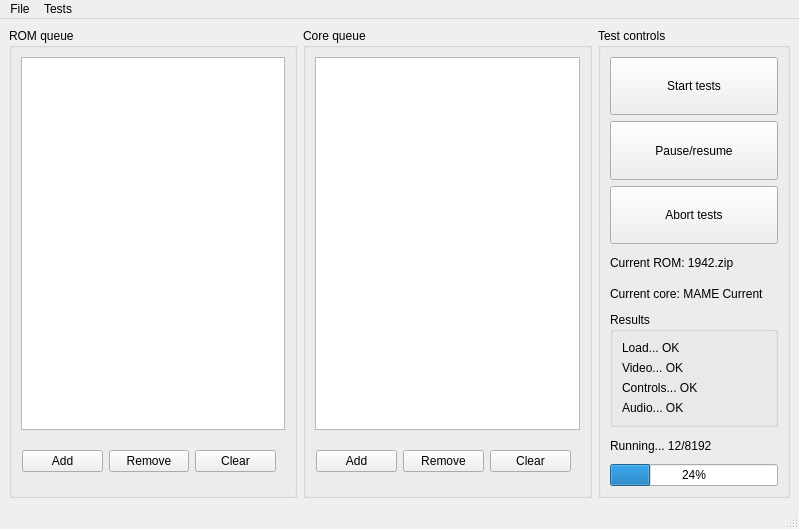
<?xml version="1.0" encoding="UTF-8"?>
<ui version="4.0">
 <class>MainWindow</class>
 <widget class="QMainWindow" name="MainWindow">
  <property name="geometry">
   <rect>
    <x>0</x>
    <y>0</y>
    <width>799</width>
    <height>529</height>
   </rect>
  </property>
  <property name="windowTitle">
   <string>Automatic ROM-Core testing tool</string>
  </property>
  <widget class="QWidget" name="centralwidget">
   <layout class="QHBoxLayout" name="horizontalLayout">
    <item>
     <widget class="QGroupBox" name="groupRoms">
      <property name="sizePolicy">
       <sizepolicy hsizetype="Expanding" vsizetype="Expanding">
        <horstretch>3</horstretch>
        <verstretch>1</verstretch>
       </sizepolicy>
      </property>
      <property name="title">
       <string>ROM queue</string>
      </property>
      <layout class="QVBoxLayout" name="verticalLayout_3">
       <item>
        <widget class="QListWidget" name="listRoms">
         <property name="frameShadow">
          <enum>QFrame::Sunken</enum>
         </property>
         <property name="horizontalScrollBarPolicy">
          <enum>Qt::ScrollBarAlwaysOff</enum>
         </property>
         <property name="editTriggers">
          <set>QAbstractItemView::NoEditTriggers</set>
         </property>
         <property name="dragEnabled">
          <bool>true</bool>
         </property>
         <property name="dragDropMode">
          <enum>QAbstractItemView::DropOnly</enum>
         </property>
         <property name="defaultDropAction">
          <enum>Qt::MoveAction</enum>
         </property>
         <property name="alternatingRowColors">
          <bool>true</bool>
         </property>
         <property name="selectionMode">
          <enum>QAbstractItemView::MultiSelection</enum>
         </property>
         <property name="selectionBehavior">
          <enum>QAbstractItemView::SelectRows</enum>
         </property>
         <property name="movement">
          <enum>QListView::Static</enum>
         </property>
        </widget>
       </item>
       <item>
        <widget class="QFrame" name="romButtonContainer">
         <property name="sizePolicy">
          <sizepolicy hsizetype="Expanding" vsizetype="Fixed">
           <horstretch>1</horstretch>
           <verstretch>0</verstretch>
          </sizepolicy>
         </property>
         <property name="minimumSize">
          <size>
           <width>0</width>
           <height>50</height>
          </size>
         </property>
         <property name="maximumSize">
          <size>
           <width>16777215</width>
           <height>50</height>
          </size>
         </property>
         <layout class="QHBoxLayout" name="romButtonsLayout" stretch="1,0,0">
          <property name="leftMargin">
           <number>1</number>
          </property>
          <item>
           <widget class="QPushButton" name="buttonAddRom">
            <property name="sizePolicy">
             <sizepolicy hsizetype="Expanding" vsizetype="Fixed">
              <horstretch>1</horstretch>
              <verstretch>0</verstretch>
             </sizepolicy>
            </property>
            <property name="text">
             <string>Add</string>
            </property>
           </widget>
          </item>
          <item>
           <widget class="QPushButton" name="buttonRemoveRom">
            <property name="sizePolicy">
             <sizepolicy hsizetype="Expanding" vsizetype="Fixed">
              <horstretch>1</horstretch>
              <verstretch>0</verstretch>
             </sizepolicy>
            </property>
            <property name="text">
             <string>Remove</string>
            </property>
           </widget>
          </item>
          <item>
           <widget class="QPushButton" name="buttonClearRom">
            <property name="sizePolicy">
             <sizepolicy hsizetype="Expanding" vsizetype="Fixed">
              <horstretch>1</horstretch>
              <verstretch>0</verstretch>
             </sizepolicy>
            </property>
            <property name="text">
             <string>Clear</string>
            </property>
           </widget>
          </item>
         </layout>
        </widget>
       </item>
      </layout>
     </widget>
    </item>
    <item>
     <widget class="QGroupBox" name="groupCores">
      <property name="sizePolicy">
       <sizepolicy hsizetype="Expanding" vsizetype="Expanding">
        <horstretch>3</horstretch>
        <verstretch>1</verstretch>
       </sizepolicy>
      </property>
      <property name="title">
       <string>Core queue</string>
      </property>
      <layout class="QVBoxLayout" name="verticalLayout_4">
       <item>
        <widget class="QListWidget" name="listCores">
         <property name="frameShadow">
          <enum>QFrame::Sunken</enum>
         </property>
         <property name="horizontalScrollBarPolicy">
          <enum>Qt::ScrollBarAlwaysOff</enum>
         </property>
         <property name="editTriggers">
          <set>QAbstractItemView::NoEditTriggers</set>
         </property>
         <property name="dragEnabled">
          <bool>true</bool>
         </property>
         <property name="dragDropMode">
          <enum>QAbstractItemView::DropOnly</enum>
         </property>
         <property name="defaultDropAction">
          <enum>Qt::MoveAction</enum>
         </property>
         <property name="alternatingRowColors">
          <bool>true</bool>
         </property>
         <property name="selectionMode">
          <enum>QAbstractItemView::MultiSelection</enum>
         </property>
         <property name="selectionBehavior">
          <enum>QAbstractItemView::SelectRows</enum>
         </property>
         <property name="movement">
          <enum>QListView::Static</enum>
         </property>
        </widget>
       </item>
       <item>
        <widget class="QFrame" name="coreButtonContainer">
         <property name="sizePolicy">
          <sizepolicy hsizetype="Expanding" vsizetype="Fixed">
           <horstretch>1</horstretch>
           <verstretch>0</verstretch>
          </sizepolicy>
         </property>
         <property name="minimumSize">
          <size>
           <width>0</width>
           <height>50</height>
          </size>
         </property>
         <property name="maximumSize">
          <size>
           <width>16777215</width>
           <height>50</height>
          </size>
         </property>
         <layout class="QHBoxLayout" name="romButtonsLayout_2" stretch="1,0,0">
          <property name="leftMargin">
           <number>1</number>
          </property>
          <item>
           <widget class="QPushButton" name="buttonAddCore">
            <property name="sizePolicy">
             <sizepolicy hsizetype="Expanding" vsizetype="Fixed">
              <horstretch>1</horstretch>
              <verstretch>0</verstretch>
             </sizepolicy>
            </property>
            <property name="text">
             <string>Add</string>
            </property>
           </widget>
          </item>
          <item>
           <widget class="QPushButton" name="buttonRemoveCore">
            <property name="sizePolicy">
             <sizepolicy hsizetype="Expanding" vsizetype="Fixed">
              <horstretch>1</horstretch>
              <verstretch>0</verstretch>
             </sizepolicy>
            </property>
            <property name="text">
             <string>Remove</string>
            </property>
           </widget>
          </item>
          <item>
           <widget class="QPushButton" name="buttonClearCore">
            <property name="sizePolicy">
             <sizepolicy hsizetype="Expanding" vsizetype="Fixed">
              <horstretch>1</horstretch>
              <verstretch>0</verstretch>
             </sizepolicy>
            </property>
            <property name="text">
             <string>Clear</string>
            </property>
           </widget>
          </item>
         </layout>
        </widget>
       </item>
      </layout>
     </widget>
    </item>
    <item>
     <widget class="QGroupBox" name="groupBox">
      <property name="enabled">
       <bool>true</bool>
      </property>
      <property name="sizePolicy">
       <sizepolicy hsizetype="Maximum" vsizetype="Preferred">
        <horstretch>2</horstretch>
        <verstretch>0</verstretch>
       </sizepolicy>
      </property>
      <property name="minimumSize">
       <size>
        <width>50</width>
        <height>0</height>
       </size>
      </property>
      <property name="maximumSize">
       <size>
        <width>200</width>
        <height>16777215</height>
       </size>
      </property>
      <property name="title">
       <string>Test controls</string>
      </property>
      <layout class="QVBoxLayout" name="verticalLayout_2">
       <item>
        <widget class="QPushButton" name="buttonStartTests">
         <property name="sizePolicy">
          <sizepolicy hsizetype="Minimum" vsizetype="Expanding">
           <horstretch>0</horstretch>
           <verstretch>0</verstretch>
          </sizepolicy>
         </property>
         <property name="text">
          <string>Start tests</string>
         </property>
        </widget>
       </item>
       <item>
        <widget class="QPushButton" name="buttonPauseResume">
         <property name="sizePolicy">
          <sizepolicy hsizetype="Minimum" vsizetype="Expanding">
           <horstretch>0</horstretch>
           <verstretch>0</verstretch>
          </sizepolicy>
         </property>
         <property name="text">
          <string>Pause/resume</string>
         </property>
        </widget>
       </item>
       <item>
        <widget class="QPushButton" name="buttonAbortTests">
         <property name="sizePolicy">
          <sizepolicy hsizetype="Minimum" vsizetype="Expanding">
           <horstretch>0</horstretch>
           <verstretch>0</verstretch>
          </sizepolicy>
         </property>
         <property name="text">
          <string>Abort tests</string>
         </property>
        </widget>
       </item>
       <item>
        <widget class="QLabel" name="labelStatusRom">
         <property name="sizePolicy">
          <sizepolicy hsizetype="Preferred" vsizetype="Fixed">
           <horstretch>0</horstretch>
           <verstretch>0</verstretch>
          </sizepolicy>
         </property>
         <property name="minimumSize">
          <size>
           <width>0</width>
           <height>25</height>
          </size>
         </property>
         <property name="maximumSize">
          <size>
           <width>16777215</width>
           <height>25</height>
          </size>
         </property>
         <property name="text">
          <string>Current ROM: 1942.zip</string>
         </property>
        </widget>
       </item>
       <item>
        <widget class="QLabel" name="labelStatusCore">
         <property name="sizePolicy">
          <sizepolicy hsizetype="Preferred" vsizetype="Fixed">
           <horstretch>0</horstretch>
           <verstretch>0</verstretch>
          </sizepolicy>
         </property>
         <property name="minimumSize">
          <size>
           <width>0</width>
           <height>25</height>
          </size>
         </property>
         <property name="maximumSize">
          <size>
           <width>16777215</width>
           <height>25</height>
          </size>
         </property>
         <property name="text">
          <string>Current core: MAME Current</string>
         </property>
        </widget>
       </item>
       <item>
        <widget class="QGroupBox" name="boxResults">
         <property name="title">
          <string>Results</string>
         </property>
         <layout class="QVBoxLayout" name="verticalLayout">
          <item>
           <widget class="QLabel" name="labelTestLoad">
            <property name="text">
             <string>Load... OK</string>
            </property>
           </widget>
          </item>
          <item>
           <widget class="QLabel" name="labelTestVideo">
            <property name="text">
             <string>Video... OK</string>
            </property>
           </widget>
          </item>
          <item>
           <widget class="QLabel" name="labelTestControls">
            <property name="text">
             <string>Controls... OK</string>
            </property>
           </widget>
          </item>
          <item>
           <widget class="QLabel" name="labelTestAudio">
            <property name="text">
             <string>Audio... OK</string>
            </property>
           </widget>
          </item>
         </layout>
        </widget>
       </item>
       <item>
        <widget class="QLabel" name="labelStatusOverview">
         <property name="sizePolicy">
          <sizepolicy hsizetype="Preferred" vsizetype="Fixed">
           <horstretch>0</horstretch>
           <verstretch>0</verstretch>
          </sizepolicy>
         </property>
         <property name="minimumSize">
          <size>
           <width>0</width>
           <height>25</height>
          </size>
         </property>
         <property name="maximumSize">
          <size>
           <width>16777215</width>
           <height>25</height>
          </size>
         </property>
         <property name="text">
          <string>Running... 12/8192</string>
         </property>
        </widget>
       </item>
       <item>
        <widget class="QProgressBar" name="progressBar">
         <property name="value">
          <number>24</number>
         </property>
        </widget>
       </item>
      </layout>
     </widget>
    </item>
   </layout>
  </widget>
  <widget class="QMenuBar" name="menubar">
   <property name="geometry">
    <rect>
     <x>0</x>
     <y>0</y>
     <width>799</width>
     <height>21</height>
    </rect>
   </property>
   <widget class="QMenu" name="menuFile">
    <property name="title">
     <string>File</string>
    </property>
    <widget class="QMenu" name="menuExport">
     <property name="title">
      <string>Export...</string>
     </property>
     <addaction name="actionExportTextile"/>
     <addaction name="actionExportPineapple"/>
    </widget>
    <addaction name="actionNew"/>
    <addaction name="actionLoad"/>
    <addaction name="actionSave"/>
    <addaction name="menuExport"/>
    <addaction name="separator"/>
    <addaction name="actionExit"/>
   </widget>
   <widget class="QMenu" name="menuTests">
    <property name="title">
     <string>Tests</string>
    </property>
    <addaction name="actionAddCore"/>
    <addaction name="actionAddRom"/>
    <addaction name="separator"/>
    <addaction name="actionStartTests"/>
   </widget>
   <addaction name="menuFile"/>
   <addaction name="menuTests"/>
  </widget>
  <widget class="QStatusBar" name="statusbar"/>
  <action name="actionExportTextile">
   <property name="text">
    <string>RedmineTextile</string>
   </property>
   <property name="shortcut">
    <string>Ctrl+E</string>
   </property>
  </action>
  <action name="actionExportPineapple">
   <property name="text">
    <string>Pineapple</string>
   </property>
  </action>
  <action name="actionNew">
   <property name="text">
    <string>New set</string>
   </property>
   <property name="shortcut">
    <string>Ctrl+N</string>
   </property>
  </action>
  <action name="actionSave">
   <property name="text">
    <string>Save set...</string>
   </property>
   <property name="shortcut">
    <string>Ctrl+S</string>
   </property>
  </action>
  <action name="actionLoad">
   <property name="text">
    <string>Load set...</string>
   </property>
   <property name="shortcut">
    <string>Ctrl+O</string>
   </property>
  </action>
  <action name="actionAddCore">
   <property name="text">
    <string>Add Core(s)</string>
   </property>
  </action>
  <action name="actionAddRom">
   <property name="text">
    <string>Add ROM(s)</string>
   </property>
  </action>
  <action name="actionExit">
   <property name="text">
    <string>Exit</string>
   </property>
   <property name="shortcut">
    <string>Ctrl+Q</string>
   </property>
  </action>
  <action name="actionStartTests">
   <property name="text">
    <string>Begin tests</string>
   </property>
  </action>
 </widget>
 <resources/>
 <connections>
  <connection>
   <sender>actionExit</sender>
   <signal>triggered()</signal>
   <receiver>MainWindow</receiver>
   <slot>close()</slot>
   <hints>
    <hint type="sourcelabel">
     <x>-1</x>
     <y>-1</y>
    </hint>
    <hint type="destinationlabel">
     <x>399</x>
     <y>264</y>
    </hint>
   </hints>
  </connection>
  <connection>
   <sender>buttonAddCore</sender>
   <signal>clicked()</signal>
   <receiver>actionAddCore</receiver>
   <slot>trigger()</slot>
   <hints>
    <hint type="sourcelabel">
     <x>354</x>
     <y>464</y>
    </hint>
    <hint type="destinationlabel">
     <x>-1</x>
     <y>-1</y>
    </hint>
   </hints>
  </connection>
  <connection>
   <sender>buttonAddRom</sender>
   <signal>clicked()</signal>
   <receiver>actionAddRom</receiver>
   <slot>trigger()</slot>
   <hints>
    <hint type="sourcelabel">
     <x>60</x>
     <y>464</y>
    </hint>
    <hint type="destinationlabel">
     <x>-1</x>
     <y>-1</y>
    </hint>
   </hints>
  </connection>
  <connection>
   <sender>buttonStartTests</sender>
   <signal>clicked()</signal>
   <receiver>actionStartTests</receiver>
   <slot>trigger()</slot>
   <hints>
    <hint type="sourcelabel">
     <x>693</x>
     <y>85</y>
    </hint>
    <hint type="destinationlabel">
     <x>-1</x>
     <y>-1</y>
    </hint>
   </hints>
  </connection>
  <connection>
   <sender>buttonClearCore</sender>
   <signal>clicked()</signal>
   <receiver>listCores</receiver>
   <slot>clear()</slot>
   <hints>
    <hint type="sourcelabel">
     <x>531</x>
     <y>464</y>
    </hint>
    <hint type="destinationlabel">
     <x>447</x>
     <y>243</y>
    </hint>
   </hints>
  </connection>
  <connection>
   <sender>buttonClearRom</sender>
   <signal>clicked()</signal>
   <receiver>listRoms</receiver>
   <slot>clear()</slot>
   <hints>
    <hint type="sourcelabel">
     <x>236</x>
     <y>464</y>
    </hint>
    <hint type="destinationlabel">
     <x>152</x>
     <y>243</y>
    </hint>
   </hints>
  </connection>
 </connections>
</ui>
